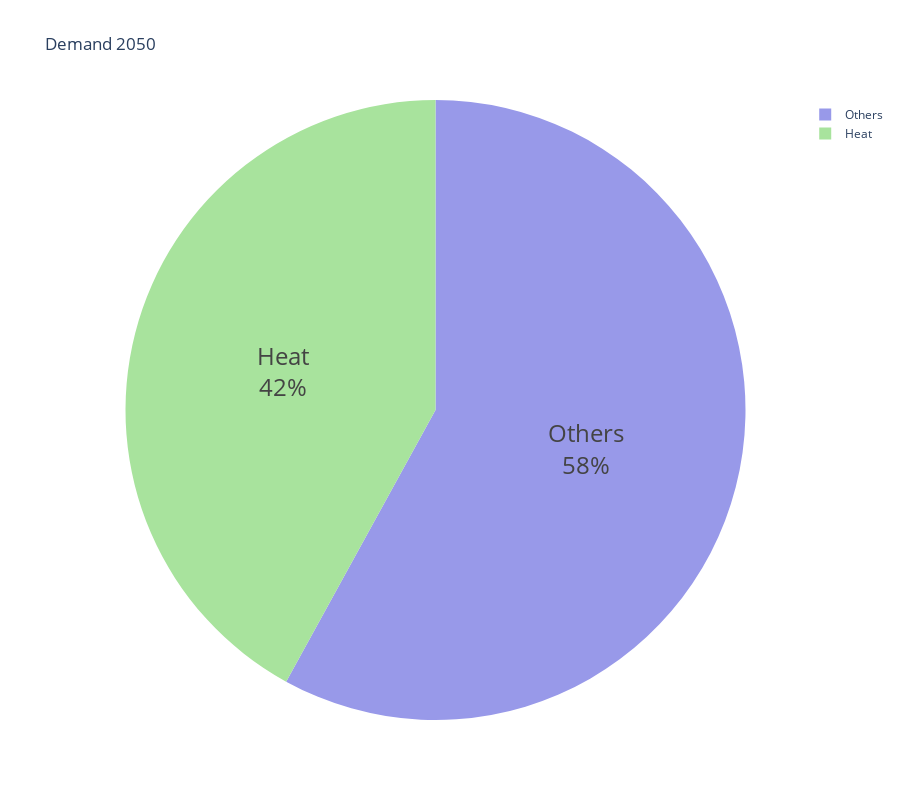
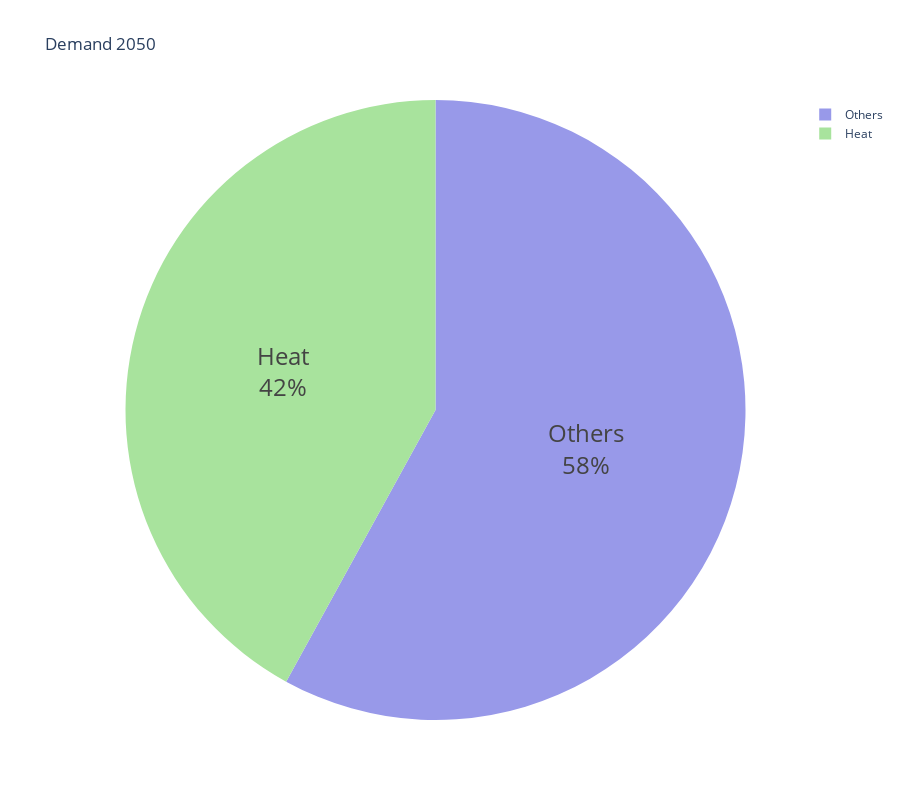

Notebook code cell kept with these figures, in order:
### Code cell
#demand_data = pd.read_csv(SOLUTION_DIR / "Par_SpecifiedAnnualDemand.csv")
demand_data = pd.read_excel(SOLUTION_DIR / "Parameter_seasonal.xlsx", sheet_name="Par_SpecifiedAnnualDemand")

# Total demand in 2050
total_demand = demand_data[demand_data["Year"] == 2050]["Value"].sum() / 3.6
print("Total demand in 2050", total_demand)

# Get total heat demand in 2050. That means that the fuel contains the string Heat
total_heat_demand = demand_data[demand_data["Fuel"].str.contains("Heat") & (demand_data["Year"] == 2050)]["Value"].sum() / 3.6
print("Total heat demand in 2050", total_heat_demand)

# Get demand for District heat

fig = heat_demand_pie_plot(demand_data)

if WRITE_FIGS:
    print("Hei")
    fig.write_image(WRITE_DIR / "heat_demand_2050_pie_plot.png")

fig.show()

# Read demand data from sheet in excel

demand_data = pd.read_excel(SOLUTION_DIR / "Parameter_seasonal_District35.xlsx", sheet_name="Par_SpecifiedAnnualDemand")

heat_demand_pie_plot(demand_data).show()

### Figure 1 — Plotly figure (JSON) as saved in the notebook; plotly's stock layout.template omitted (floating-point values rounded to 4 significant figures)
{"data": [{"labels": ["Heat", "Others"], "marker": {"colors": ["#a8e39d", "#9899e9"]}, "textfont": {"size": 24}, "textinfo": "percent+label", "textposition": "inside", "type": "pie", "values": [17280.0, 23860.0]}], "layout": {"height": 800, "title": {"text": "Demand 2050"}, "width": 900}}

### Figure 2 — Plotly figure (JSON) as saved in the notebook; plotly's stock layout.template omitted (floating-point values rounded to 4 significant figures)
{"data": [{"labels": ["Heat", "Others"], "marker": {"colors": ["#a8e39d", "#9899e9"]}, "textfont": {"size": 24}, "textinfo": "percent+label", "textposition": "inside", "type": "pie", "values": [17280.0, 23860.0]}], "layout": {"height": 800, "title": {"text": "Demand 2050"}, "width": 900}}
